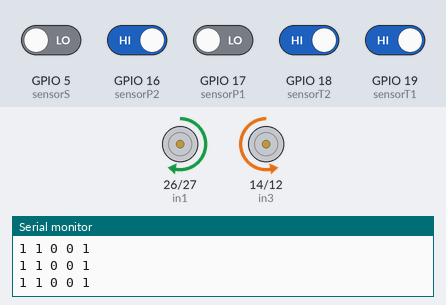
Recording of a sketch running on a simulated ESP32. Shown: motor-driver pin pairs drawn as motors (green arrow = first pin HIGH = forward, orange = second pin HIGH = backward, longer = more drive, scaled by the enable pin), the last lines printed to the serial monitor. The inputs (shaded band) are chosen by the test bench; at power-on: GPIO 16 (sensorP2), GPIO 18 (sensorT2), GPIO 19 (sensorT1) HIGH, GPIO 5 (sensorS), GPIO 17 (sensorP1) LOW.

Above: at 1.2 s.
1.3 s: GPIO 5 (sensorS) driven HIGH and GPIO 17 (sensorP1) driven HIGH
At 1.7 s:
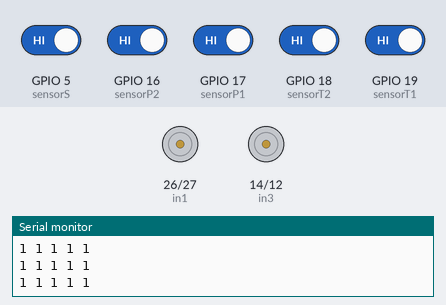
2.8 s: GPIO 5 (sensorS) driven LOW
At 4.0 s:
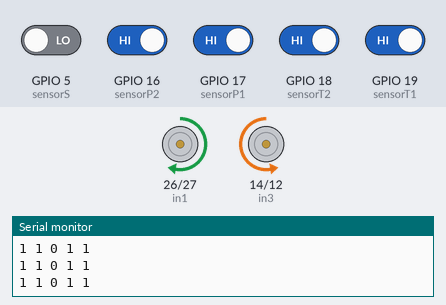
4.3 s: GPIO 5 (sensorS) driven HIGH
At 5.5 s:
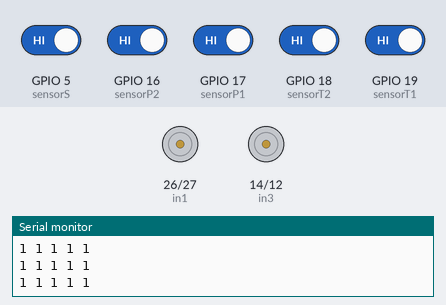
5.8 s: GPIO 18 (sensorT2) driven LOW and GPIO 19 (sensorT1) driven LOW
At 6.8 s:
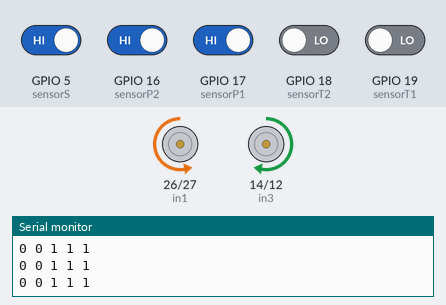
Timing chart, 0 to 8.3 s (numbered marks = the images above; inputs shaded):
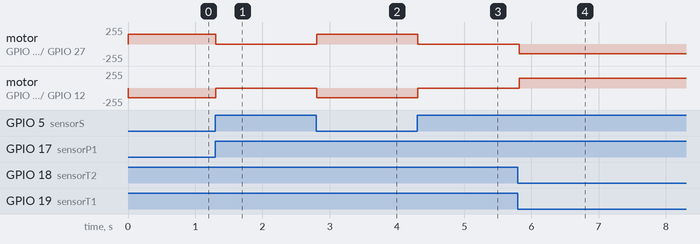

The sketch:

xetuhanh.ino
```cpp
// --- Cấu hình chân điều khiển động cơ ---
const int in1 = 26;
const int in2 = 27;
const int in3 = 14;
const int in4 = 12;
const int enA = 25;
const int enB = 33;

// --- Cấu hình chân cảm biến (từ trái sang phải) ---
const int sensorT1 = 19;  // Trái ngoài
const int sensorT2 = 18;  // Trái giữa
const int sensorS  = 5;   // Giữa
const int sensorP1 = 17;  // Phải giữa
const int sensorP2 = 16;  // Phải ngoài

// --- Cấu hình PWM cho ESP32 ---
const int pwmFreq = 5000;    // Tần số PWM (Hz)
const int pwmResolution = 8; // Độ phân giải 8-bit (0-255)

// --- Biến tốc độ ---
int speedPWM = 150;  // Tốc độ động cơ giống Arduino (0–255)

void setup() {
  Serial.begin(115200);

  // --- Cấu hình PWM mới cho ESP32 Core 3.x ---
  ledcAttach(enA, pwmFreq, pwmResolution);
  ledcAttach(enB, pwmFreq, pwmResolution);

  // Đặt tốc độ ban đầu
  ledcWrite(enA, speedPWM);
  ledcWrite(enB, speedPWM);

  // Đặt chân động cơ là OUTPUT
  pinMode(in1, OUTPUT);
  pinMode(in2, OUTPUT);
  pinMode(in3, OUTPUT);
  pinMode(in4, OUTPUT);

  // Đặt chân cảm biến là INPUT
  pinMode(sensorT1, INPUT);
  pinMode(sensorT2, INPUT);
  pinMode(sensorS, INPUT);
  pinMode(sensorP1, INPUT);
  pinMode(sensorP2, INPUT);

  idle(); // Dừng ban đầu
  Serial.println("=== Line Following Robot Started (ESP32) ===");
  Serial.println("Format: T1 T2 S P1 P2");
}

// --- Các hàm điều khiển (GIỐNG ARDUINO) ---
void idle() {  // Dừng
  digitalWrite(in1, LOW);
  digitalWrite(in2, LOW);
  digitalWrite(in3, LOW);
  digitalWrite(in4, LOW);
}

void turnUp() {  // Đi thẳng
  digitalWrite(in1, HIGH);
  digitalWrite(in2, LOW);
  digitalWrite(in3, HIGH);
  digitalWrite(in4, LOW);
}

void turnLeft() {  // Rẽ trái (ĐÃ SỬA theo Arduino)
  digitalWrite(in1, HIGH);
  digitalWrite(in2, LOW);
  digitalWrite(in3, LOW);
  digitalWrite(in4, HIGH);
}

void turnRight() { // Rẽ phải (ĐÃ SỬA theo Arduino)
  digitalWrite(in1, LOW);
  digitalWrite(in2, HIGH);
  digitalWrite(in3, HIGH);
  digitalWrite(in4, LOW);
}

// --- Vòng lặp chính (LOGIC GIỐNG ARDUINO) ---
void loop() {
  // Đọc cảm biến
  int t1 = digitalRead(sensorT1);
  int t2 = digitalRead(sensorT2);
  int ss = digitalRead(sensorS);
  int p1 = digitalRead(sensorP1);
  int p2 = digitalRead(sensorP2);

  // In trạng thái cảm biến ra Serial
  Serial.print(t1); Serial.print(" ");
  Serial.print(t2); Serial.print(" ");
  Serial.print(ss); Serial.print(" ");
  Serial.print(p1); Serial.print(" ");
  Serial.println(p2);

  // --- Logic dò line GIỐNG ARDUINO ---
  if ((t1==0 && t2==0 && ss==0 && p1==0 && p2==0) ||     // không thấy line
      (t1==1 && t2==1 && ss==1 && p1==1 && p2==1)) {     // toàn line
    idle();
  }
  else if (t1==1 || t2==1) {      // lệch trái
    turnLeft();
  }
  else if (p1==1 || p2==1) {      // lệch phải
    turnRight();
  }
  else if (ss==1) {               // line ở giữa
    turnUp();
  }
  else {                          // không rõ → dừng
    idle();
  }

  delay(50); // giảm tốc độ in Serial, tránh nhiễu (giống Arduino)
}
```

Measured:
- after the input at 1.3 s, motor on GPIO 26 (in1) / GPIO 27 (in2): forward 149/255 → stopped at once; motor on GPIO 14 (in3) / GPIO 12 (in4): backward 149/255 → stopped at once
- after the input at 2.8 s, motor on GPIO 26 (in1) / GPIO 27 (in2): stopped → forward 149/255 at once; motor on GPIO 14 (in3) / GPIO 12 (in4): stopped → backward 149/255 at once
- after the input at 4.3 s, motor on GPIO 26 (in1) / GPIO 27 (in2): forward 149/255 → stopped at once; motor on GPIO 14 (in3) / GPIO 12 (in4): backward 149/255 → stopped at once
- after the input at 5.8 s, motor on GPIO 26 (in1) / GPIO 27 (in2): stopped → backward 149/255 at once; motor on GPIO 14 (in3) / GPIO 12 (in4): stopped → forward 149/255 at once
